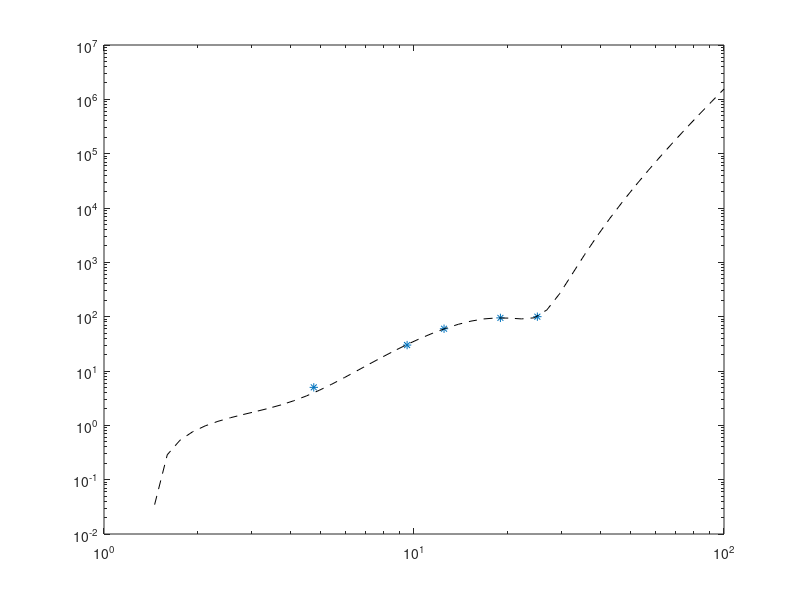

Reproduce this figure in MATLAB.
xdata=[1.18 2.36 4.75 9.5 12.5 19 25];
ydata=[0 0 5 30 60 95 100];
loglog(xdata,ydata,'*');
hold on
p = polyfit(xdata, ydata, 5); % 5 degree of fit
x=logspace(0,2);
y = polyval(p, x);
loglog(x,y,'--k')
hold off
